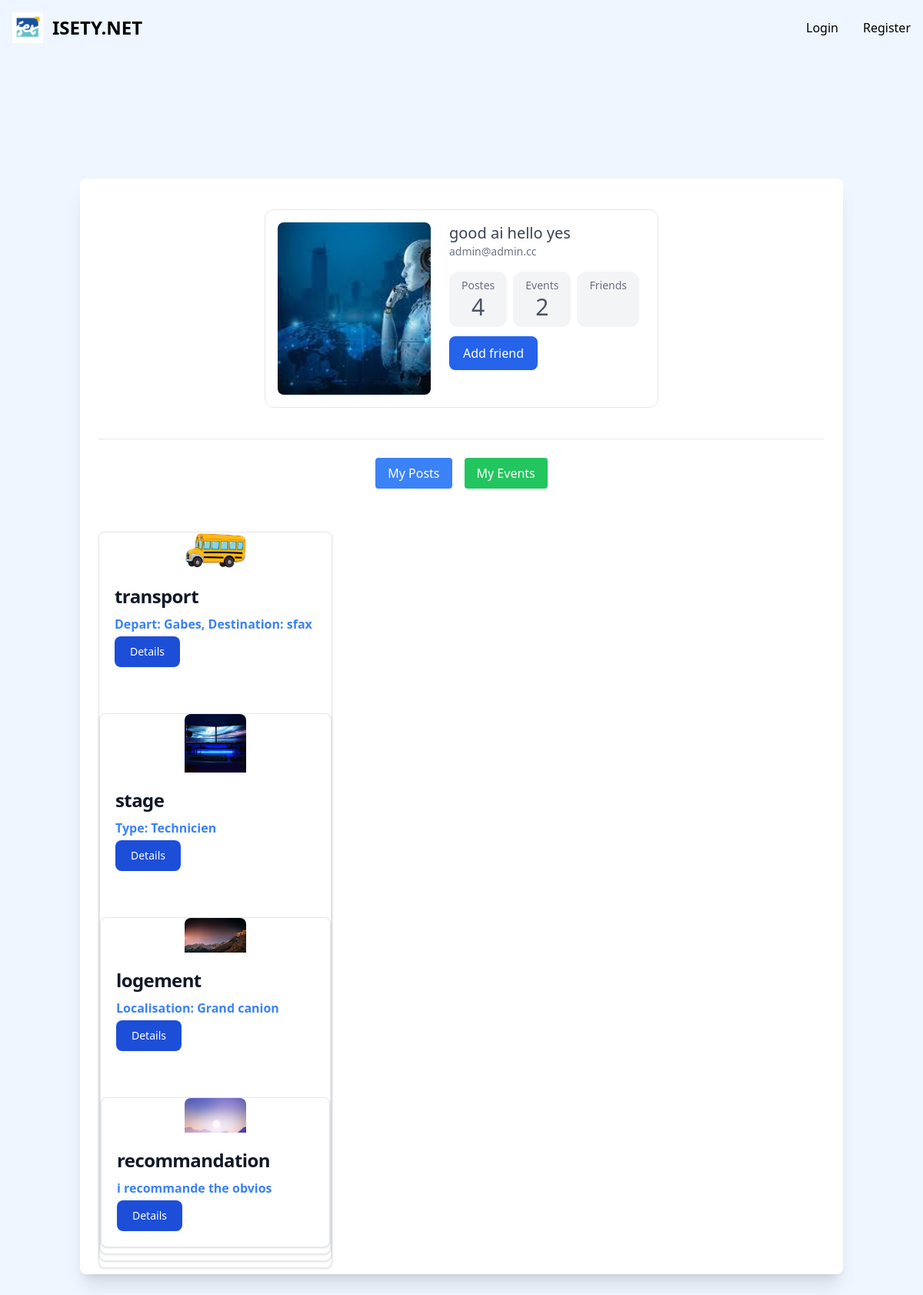
Page /profile/1/ on the committed database.
### isety/models.py (models this page shows, shortened)
class User(AbstractUser):
    username = None
    email = models.EmailField(_("email address"), unique=True)
    first_name = models.CharField(max_length=50)
    last_name = models.CharField(max_length=50)
    photo = models.ImageField(upload_to='user_photos', null=True, blank=True)
    telnum = models.CharField(max_length=8, default='00000000' ,null=True)
    friends = models.ManyToManyField("User", related_name='user_friends',blank=True)
    USERNAME_FIELD = "email"
    REQUIRED_FIELDS = []
    objects = CustomUserManager()

class Poste(models.Model):
    image = models.ImageField(blank=True,upload_to='post_photos')
    POST_TYPE_CHOICES = (
        (0, "Offre"),
        (1, "Demande"),
    )
    poste_type = models.IntegerField(choices=POST_TYPE_CHOICES)
    date_upload = models.DateTimeField(default=datetime.now)
    user = models.ForeignKey(User, on_delete=models.CASCADE)
    poste_field = models.CharField(max_length=255 ,default='')
    likes = models.IntegerField(default=0)

class Transport(Poste):
    depart = models.CharField(max_length=255)
    destination = models.CharField(max_length=255)
    heure_dep = models.TimeField()
    nbre_sieges = models.IntegerField()
    contact_Trans = models.CharField(max_length=255)

class Stage(Poste):
    typeStg = models.IntegerField(
        choices=[
            (1, "Ouvrier"),
            (2, "Technicien"),
            (3, "PFE"),
        ]
    )
    societe = models.CharField(max_length=255)
    duree = models.IntegerField()
    sujet = models.CharField(max_length=255)
    contact_Stage = models.CharField(max_length=255)
    specialite = models.CharField(
        max_length=5,
        choices=[
            ("IT", "IT - Technologie informatique"),
            ("SEG", "SEG - Sc Eco et Gestion"),
            ("GC", "GC - Génie Civil"),
            ("GP", "GP - Génie des Procédés"),
            ("GM", "GM - Génie Mécanique"),
        ],
    )

class Logement(Poste):
    localisation = models.CharField(max_length=255)
    description = models.TextField()
    logment_contact = models.CharField(max_length=255)

class Recommandation(Poste):
    texte = models.CharField(max_length=255)

### isety/views.py (the view)
# urls.py: path('profile/<int:user_id>/', views.profile_user, name='profile'),
def profile_user(request, user_id):
    profile_user = get_object_or_404(User, pk=user_id)
    user_posts_count = Poste.objects.filter(user=profile_user).count()
    user_events_count = Evenement.objects.filter(user=profile_user).count()
    user_posts = []
    user_events =[]
    if request.GET.get("filter") == "hes_posts":
        user_posts = Poste.objects.filter(user=profile_user)  # Assuming your Poste model has a ForeignKey to User
    elif  request.GET.get("filter") == "hes_events":
        user_events = Evenement.objects.filter(user=profile_user)
    else:
        user_posts = Poste.objects.filter(user=profile_user)  # Assuming your Poste model has a ForeignKey to User
    context = {
        'profile_user': profile_user,
        'user_posts': user_posts,
        'user_events': user_events,
        'user_events_count': user_events_count,
        'user_posts_count': user_posts_count,
    }
    return render(request, 'user/profile_user.html', context)

### isety/context_processors.py (called while the page is built)
def notifications(request):
    if request.user.is_authenticated:
        notifications = Notification.objects.filter(recipient=request.user, is_read=False).order_by('-timestamp')
        friend_requests = FriendRequest.objects.filter(to_user=request.user, is_accepted=False)
    else:
        notifications = []
        friend_requests = []
    return {'notifications': notifications, 'friend_requests': friend_requests}

### isety/templates/user/profile_user.html (shortened to what this page needs)
{% extends "base.html" %} {% block content %}
<section class="p-44">
</section>
<section class="relative py-16 bg-blueGray-200">
  <div class="container mx-auto px-4 content-evenly">
    <div
      class="relative flex flex-col min-w-0 break-words bg-white w-full mb-6 shadow-xl rounded-lg -mt-64"
    >
      <div class="px-6 ">
        <div class="mx-auto my-10 flex max-w-xs flex-col items-center rounded-xl border px-4 py-4 text-center md:max-w-lg md:flex-row md:items-start md:text-left">
  <div class="mb-4 md:mr-6 md:mb-0">
    <img class="h-56 rounded-lg object-cover md:w-56" src="{{profile_user.photo.url}}" alt="" />
  </div>
  <div class="">
    <p class="text-xl font-medium text-gray-700">{{profile_user.first_name}} {{profile_user.last_name}}</p>
    <p class="mb-4 text-sm font-medium text-gray-500">{{profile_user.email}}</p>
    <div class="flex space-x-2">
      <div class="flex flex-col items-center rounded-xl bg-gray-100 px-4 py-2">
        <p class="text-sm font-medium text-gray-500">Postes</p>
        <p class="text-3xl font-medium text-gray-600">{{ user_posts_count }}</p>
      </div>
      <div class="flex flex-col items-center rounded-xl bg-gray-100 px-4 py-2">
        <p class="text-sm font-medium text-gray-500">Events</p>
        <p class="text-3xl font-medium text-gray-600">{{user_events_count}}</p>
      </div>
      <div class="flex flex-col items-center rounded-xl bg-gray-100 px-4 py-2">
        <p class="text-sm font-medium text-gray-500">Friends</p>
      </div>
    </div>
    <div class="flex space-x-2">
       {% if not profile_user in request.user.friends.all %}
        <form action="{% url 'send_friend_request' profile_user.id %}" method="post">
            <button class="w-full rounded-lg border-2 border-transparent bg-blue-600 px-4 py-2 font-medium text-white" type="submit">
                Add friend
            </button>
        </form>
    {% endif %}
    </div>
  </div>
</div>
          <hr />
          <br />
  <div class="flex justify-center space-x-4 mb-4">
  <a href="?filter=hes_posts" class="px-4 py-2 bg-blue-500 text-white rounded hover:bg-blue-600 focus:outline-none focus:bg-blue-600">My Posts</a>
  <a href="?filter=hes_events" class="px-4 py-2 bg-green-500 text-white rounded hover:bg-green-600 focus:outline-none focus:bg-green-600">My Events</a>
</div>
  <div class="grid grid-cols-1 md:grid-cols-2 lg:grid-cols-3 gap-4 content-evenly  ">
  {% for poste in user_posts %}
  <div class="mb-2 text-blueGray-600 mt-10 justify-evenly ">
    <div class="max-w-sm bg-white border border-gray-200 rounded-lg shadow dark:bg-gray-800 dark:border-gray-700 justify-evenly">
      <a href="#">
        <img class=" rounded-t-lg mx-auto w-20 " src="{{ poste.image.url }}" alt="" />
      </a>
      <div class="p-5">
        <a href="{% url 'poste_detail' id=poste.id %}">
          <h5 class="mb-2 text-2xl font-bold tracking-tight text-gray-900 dark:text-white">
            {{ poste.poste_field }}
          </h5>
        </a>
        {% if poste.poste_field == 'recommandation' %}
          {% if poste.recommandation %}
            <p class="mb-1 font-bold text-blue-500 dark:text-blue-400">
              {{ poste.recommandation.texte }}
            </p>
            <button
              data-modal-target="default-modal"
              data-modal-toggle="default-modal"
              class="block text-white bg-blue-700 hover:bg-blue-800 focus:ring-4 focus:outline-none focus:ring-blue-300 font-medium rounded-lg text-sm px-5 py-2.5 text-center dark:bg-blue-600 dark:hover:bg-blue-700 dark:focus:ring-blue-800"
              type="button"
              data-post-id="{{ poste.id }}"
              data-post-field="{{ poste.poste_field }}"
              data-post-description="{{ poste.description }}"
              data-post-image-url="{{ poste.image.url }}"
              data-post-texte="{{ poste.recommandation.texte }}"
            >
              Details
            </button>
          {% endif %}
        {% elif poste.poste_field == 'transport' %}
          {% if poste.transport %}
            <p class="mb-1 font-bold text-blue-500 dark:text-blue-400">
              Depart: {{ poste.transport.depart }}, Destination: {{ poste.transport.destination }}
            </p>
              <button
              data-modal-target="default-modal"
              data-modal-toggle="default-modal"
              class="block text-white bg-blue-700 hover:bg-blue-800 focus:ring-4 focus:outline-none focus:ring-blue-300 font-medium rounded-lg text-sm px-5 py-2.5 text-center dark:bg-blue-600 dark:hover:bg-blue-700 dark:focus:ring-blue-800"
              type="button"
              data-post-id="{{ poste.id }}"
              data-post-field="{{ poste.poste_field }}"
              data-post-description="{{ poste.description }}"
              data-post-image-url="{{ poste.image.url }}"
              data-post-depart="{{ poste.transport.depart }}"
              data-post-destination="{{ poste.transport.destination }}"
            >
              Details
            </button>
          {% endif %}
        {% elif poste.poste_field == 'logement' %}
          {% if poste.logement %}
            <p class="mb-1 font-bold text-blue-500 dark:text-blue-400">
              Localisation: {{ poste.logement.localisation }}
            </p>
                  <button
              data-modal-target="default-modal"
              data-modal-toggle="default-modal"
              class="block text-white bg-blue-700 hover:bg-blue-800 focus:ring-4 focus:outline-none focus:ring-blue-300 font-medium rounded-lg text-sm px-5 py-2.5 text-center dark:bg-blue-600 dark:hover:bg-blue-700 dark:focus:ring-blue-800"
              type="button"
              data-post-id="{{ poste.id }}"
              data-post-field="{{ poste.poste_field }}"
              data-post-description="{{ poste.description }}"
              data-post-image-url="{{ poste.image.url }}"
              data-post-localisation="{{ poste.logement.localisation }}"
            >
             Details
            </button>
          {% endif %}
        {% elif poste.poste_field == 'stage' %}
          {% if poste.stage %}
            <p class="mb-1 font-bold text-blue-500 dark:text-blue-400">
              Type: {{ poste.stage.get_typeStg_display }}
            </p>
             <button
              data-modal-target="default-modal"
              data-modal-toggle="default-modal"
              class="block text-white bg-blue-700 hover:bg-blue-800 focus:ring-4 focus:outline-none focus:ring-blue-300 font-medium rounded-lg text-sm px-5 py-2.5 text-center dark:bg-blue-600 dark:hover:bg-blue-700 dark:focus:ring-blue-800"
              type="button"
              data-post-id="{{ poste.id }}"
              data-post-field="{{ poste.poste_field }}"
              data-post-description="{{ poste.description }}"
              data-post-image-url="{{ poste.image.url }}"
              data-post-type="{{ poste.stage.get_typeStg_display }}"
            >
              Details
            </button>
          {% endif %}
        {% endif %}
      </div>
 {% endfor %}
</div>
</section>
{% endblock %}

### rows in the picture
User: photo (picture), first_name "good ai", last_name "hello yes", email "admin@admin.cc"
Poste: image (picture), poste_field "transport", transport.depart "Gabes", transport.destination "sfax"
Poste: image (picture), poste_field "stage", stage.typeStg "Technicien"
Poste: image (picture), poste_field "logement", logement.localisation "Grand canion"
Poste: image (picture), poste_field "recommandation", recommandation.texte "i recommande the obvios"

### other values in the picture
{{ user_posts_count }} "4"
{{ user_events_count }} "2"
